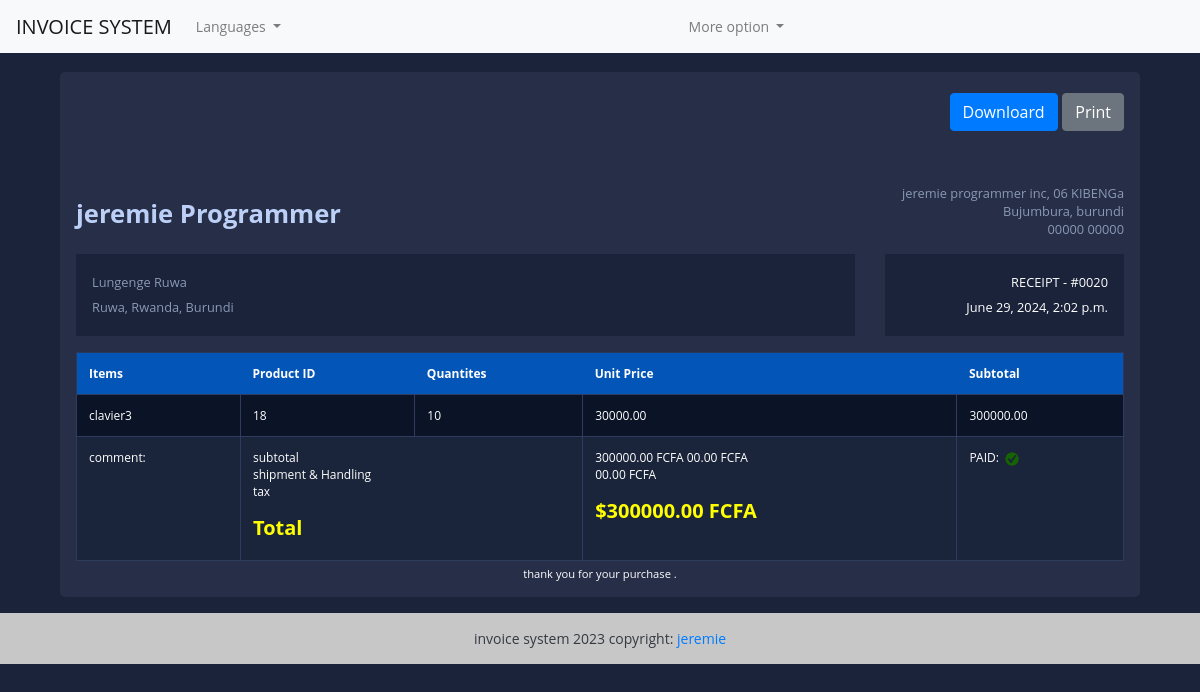
The app's page /view-invoice/20 (signed in) with its own data.
### fact_app/models.py (models this page shows, shortened)
class Invoice(models.Model):
  INVOICE_TYPE= (
    ('R', 'RECEIPT'),
    ('P', 'PROFORMA INVOICE'),
    ('I', 'INVOICE')
  )
  customer = models.ForeignKey(Customer, on_delete=models.PROTECT)
  save_by =models.ForeignKey(User, on_delete=models.PROTECT)
  invoice_date_time = models.DateTimeField(auto_now_add=True)
  total = models.DecimalField(max_digits=10000, decimal_places=2)
  last_updated_date = models.DateTimeField(null=True, blank=True)
  paid = models.BooleanField(default=False)
  invoice_type = models.CharField(max_length=1, choices=INVOICE_TYPE)
  comments = models.TextField(null=True, max_length=1000, blank=True)
  class Meta:
    verbose_name = "Invoice"
    verbose_name_plural ="Invoices"
  @property
  def get_total(self):
    articles = self.article_set.all()
    total = sum(article.get_total for article in articles)
    return total

class Customer(models.Model):
  SEX_TYPES =   (
    ('M', 'Masculin'),
    ('F', 'Feminin'),
  )
  name = models.CharField(max_length=132)
  email = models.EmailField()
  phone = models.CharField(max_length=132)
  address = models.CharField(max_length=64)
  sex = models.CharField(max_length=1, choices=SEX_TYPES)
  age =models.CharField(max_length=12)
  city = models.CharField(max_length=32)
  zip_code = models.CharField(max_length=16)
  created_date = models.DateTimeField(auto_now_add=True)
  save_by = models.ForeignKey(User, on_delete=models.PROTECT)
  class Meta:
    verbose_name = "Customer"
    verbose_name_plural ="Customers"

class Article(models.Model):
  invoice = models.ForeignKey(Invoice, on_delete=models.CASCADE)
  name = models.CharField(max_length=32)
  quantity = models.IntegerField()
  unit_price = models.DecimalField(max_digits=1000, decimal_places=2)
  total = models.DecimalField(max_digits=1000, decimal_places=2)
  class Meta:
    verbose_name='Article'
    verbose_name_plural='Articles'
  @property
  def get_total(self):
    total = self.quantity * self.unit_price
    return total

### fact_app/views.py (the view)
# urls.py: path('view-invoice/<int:pk>', views.InvoiceVisualizationView.as_view(), name='view-invoice'),
class InvoiceVisualizationView(LoginRequiredSuperuserMixim, View):
    template_name = 'invoice.html'
    def get(self, request, *args, **kwargs):
      pk = kwargs.get('pk')
      context = get_invoice(pk)
      return render(request, self.template_name, context)

### fact_app/utils.py (called while the page is built)
def get_invoice(pk):
    obj = Invoice.objects.get(pk=pk)
    articles = obj.article_set.all()
    context = {
          'obj': obj,
          'articles': articles
       }
    return context

### templates/invoice.html (shortened to what this page needs)
{% extends "base.html" %}
{% load static %}
{% block content %}
<div class="container">
  <div class="row gutters">
    <div class="col-xl-12 col-lg-12 col-md-12 col-sm-12 col-12">
      <div class="card">
        <div class="card-body p-0">
          <div class="invoice-container">
            <div class="invoice-header">
              <div class="row gutters">
                <div class="col-xl-12 col-lg-12 col-md-12 col-sm-12">
                  <div class="custom-actions-btns mb-5  text-right">
                    <a href="{% url 'invoice-pdf' pk=obj.pk %}" class="btn btn-primary">
                         Downloard
                      </a>
                      <a href="#" class="btn btn-secondary">
                           Print
                        </a>
                  </div>
                </div>
              </div>
              <div class="row gutters">
                      <div class="col-xl-6 col-lg-6 col-md-6 col-sm-6 ">
                        <a href="" class="invoice-logo text-right ">
                           jeremie Programmer
                          </a>
                      </div>
                      <div class="col-lg-6 col-md-6 col-sm-6">
                        <address class="text-right">
                           jeremie programmer inc, 06 KIBENGa<br>
                            Bujumbura, burundi<br>
                            00000 00000
                        </address>
                     </div>
              </div>
              <div class="row gutters">
                <div class="col-xl-9 col-lg-9 col-md-12 col-sm-12 col-12">
                    <div class="invoice-details">
                      <address>
                        {{obj.customer.name}}<br>
                        {{obj.customer.address}}, {{obj.customer.city}}, Burundi
                       </address>
                    </div>
                     </div>
                     <div class="col-xl-3 col-lg-3 col-md-12 col-sm-12 col-12">
                      <div class="invoice-details">
                        <div class="invoice-num">
                           <div>{{obj.get_invoice_type_display}} - #00{{obj.id}}</div>
                           <div>{{obj.invoice_date_time}}</div>
                        </div>
                      </div>
                    </div>
                </div>
            </div>
            <div class="invoice-body">
               <div class="row gutters">
                <div class="col-lg-12 col-md-12 col-sm-12">
                  <div class="table-responsive">
                    <table class="table custom-table m-0">
                        <thead>
                          <tr>
                            <th>Items</th>
                            <th>Product ID</th>
                            <th>Quantites</th>
                            <th>Unit Price</th>
                            <th>Subtotal</th>
                          </tr>
                        </thead>
                        <tbody>
                          {% for article in articles %}
                          <tr>
                            <td>
                              {{article.name}}
                            </td>
                            <td>
                              {{article.id}}
                            </td>
                            <td>
                              {{article.quantity}}
                            </td>
                            <td>
                              {{article.unit_price}}
                            </td>
                            <td>
                              {{article.get_total}}
                            </td>
                          </tr>
                          {% endfor %}
                          <tr>
                            <td>comment:{{obj.comments}}</td>
                            <td colspan="2">
                               <p>
                                subtotal<br>
                                shipment &amp; Handling<br>
                                tax<br>
                               </p>
                               <h5 class="text-success"><strong>Total</strong></h5>
                            </td>
                            <td>
                              <p>
                                {{obj.get_total}} FCFA
                                00.00 FCFA<br>
                                00.00 FCFA<br>
                              </p>
                              <h5 class="text-success"><strong>${{obj.get_total}} FCFA</strong></h5>
                            </td>
                            <td>
                              PAID:
                              {% if obj.paid %}
                              <img class="icon" src="{% static 'images/icon-yes.png' %}" alt="True" style="
                                height: 20px;
                                width: 20px;
                              ";>
                            {% else %}
                              <img class="icon" src="{% static 'images/icon-no.png' %}" alt="False" style="
                                height: 20px;
                                width: 20px;
                              ";>
                            {% endif %}
                      </td>
                          </tr>
                        </tbody>
                    </table>
                  </div>
                </div>
               </div>
            </div>
            <div class="invoice-footer">
              thank you for your purchase .
            </div>
          </div>
        </div>
      </div>
    </div>
  </div>
</div>
{% endblock %}

### static/style.css (style rules this page uses)
body { margin: 0; padding: 0; font: 400 .875rem 'Open Sans', sans-serif; background: #1A233A; color: white; position: relative; height: 100%; }
.invoice-container { padding: 1rem; }
.invoice-container .invoice-header .invoice-logo { margin: 0.8rem 0 0 0; display: inline-block; font-size: 1.6rem; font-weight: 700; color: #bcd0f7; }
.invoice-container .invoice-header address { font-size: 0.8rem; color: #8a99b5; margin: 0; }
.invoice-container .invoice-details { margin: 1rem 0 0 0; padding: 1rem; line-height: 180%; background: #1a233a; }
.invoice-container .invoice-details .invoice-num { text-align: right; font-size: 0.8rem; }
.invoice-container .invoice-body { padding: 1rem 0 0 0; }
.invoice-container .invoice-footer { text-align: center; font-size: 0.7rem; margin: 5px 0 0 0; }
.card { background: #272E48; -webkit-border-radius: 5px; -moz-border-radius: 5px; border-radius: 5px; border: 0; margin-bottom: 1rem; }
.custom-table { border: 1px solid #2b3958; }
.custom-table thead { background-color: #0455b8; }
.custom-table thead th { border: 0; color: white; }
.custom-table>tbody tr:nth-of-type(even) { background-color: #1a243a; }
.custom-table tbody td { color: white; }
.custom-table>tbody td { border: 1px solid #2e3d5f; }
.table { background-color: #0b1326; color: #05070b; font-size: .75rem; }
.text-success { color: yellow !important; }
.custom-actions-btns { margin: auto; display: flex; justify-content: flex-end; }
.custom-actions-btns .btn { margin: .3rem 0 .3rem .3rem; }

### records on screen
Invoice: customer.name "Lungenge Ruwa", customer.address "Ruwa", customer.city "Rwanda", invoice_type "RECEIPT", id "20", invoice_date_time "June 29, 2024, 2:02 p.m.", get_total "300000.00"
Article: name "clavier3", id "18", quantity "10", unit_price "30000.00", get_total "300000.00"
